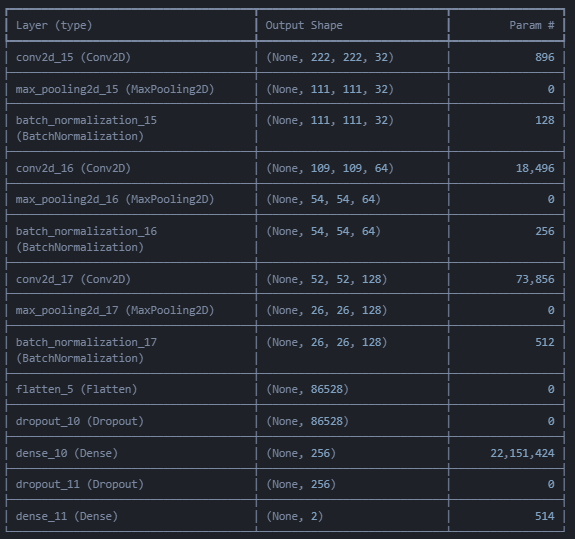
#> input picture image-classification-app/notebooks/fast_mode_cnn.png, 575 x 539 px
$ python -i image_analyzer.py   (imports and definitions only)   (older library calls are emulated)
#> lines starting #> are read from the running program, lines starting #| are printed output that depends on the picture
"""
Módulo base para análisis de imágenes.

Contiene funciones para análisis de calidad, métricas y procesamiento
básico de imágenes.
"""

import cv2
import numpy as np
import pandas as pd
from pathlib import Path
from typing import Dict, List, Tuple, Optional
from PIL import Image, ImageStat
import matplotlib.pyplot as plt
import seaborn as sns
from skimage import measure, filters, morphology
from skimage.color import rgb2gray, rgb2hsv
from skimage.feature import graycomatrix, graycoprops
import logging


class ImageAnalyzer:
    """
    Clase base para análisis de imágenes.
    """

    def __init__(self, logger: Optional[logging.Logger] = None):
        """
        Inicializa el analizador de imágenes.

        Args:
            logger: Logger opcional para logging
        """
        self.logger = logger or logging.getLogger(__name__)

    def load_image(self, image_path: Path) -> Optional[np.ndarray]:
        """
        Carga una imagen desde el path especificado.

        Args:
            image_path: Ruta de la imagen

        Returns:
            Imagen como array numpy o None si hay error
        """
        try:
            # Usar OpenCV para cargar la imagen
            image = cv2.imread(str(image_path))
            if image is None:
                self.logger.warning(f"No se pudo cargar la imagen: {image_path}")
                return None

            # Convertir de BGR a RGB
            image_rgb = cv2.cvtColor(image, cv2.COLOR_BGR2RGB)
            return image_rgb

        except Exception as e:
            self.logger.error(f"Error cargando imagen {image_path}: {e}")
            return None

    def clean_gray_image(self, image: np.ndarray, num_pixels: int=100) -> Dict[str, float]:
        """
        Utilizar la librería skimage.morphology.remove_small_objects para eliminar aquellos objetos cuya área sea menor a 300 píxeles
        Más información en https://scikit-image.org/docs/dev/api/skimage.morphology.html#skimage.morphology.remove_small_objects

        Args:
            image: Imagen como array numpy

        Returns:
            clean image
        """
        try:
            img_clean = morphology.remove_small_objects(image.astype(np.bool), num_pixels).astype('uint8')

            return img_clean

        except Exception as e:
            self.error(f"Error limpiando imagen: {e}")
            return None

    def get_image_quality_metrics(self, image: np.ndarray) -> Dict[str, float]:
        """
        Calcula métricas de calidad de imagen.

        Args:
            image: Imagen como array numpy

        Returns:
            Diccionario con métricas de calidad
        """
        try:
            # Convertir a escala de grises para algunos cálculos
            gray = cv2.cvtColor(image, cv2.COLOR_RGB2GRAY)

            # Métricas básicas
            height, width = image.shape[:2]
            aspect_ratio = width / height
            total_pixels = width * height

            # Brillo promedio
            brightness = np.mean(gray)

            # Contraste (desviación estándar)
            contrast = np.std(gray)

            # Entropía (medida de complejidad)
            hist = cv2.calcHist([gray], [0], None, [256], [0, 256])
            hist = hist / hist.sum()  # Normalizar
            entropy = -np.sum(hist * np.log2(hist + 1e-10))

            # Sharpness (nitidez) usando Laplaciano
            laplacian_var = cv2.Laplacian(gray, cv2.CV_64F).var()

            # Ruido estimado (diferencia entre imagen y versión suavizada)
            blurred = cv2.GaussianBlur(gray, (5, 5), 0)
            noise = np.mean(np.abs(gray.astype(float) - blurred.astype(float)))

            # Saturaciones de color
            hsv = cv2.cvtColor(image, cv2.COLOR_RGB2HSV)
            saturation = np.mean(hsv[:, :, 1])

            # Valor (brightness en HSV)
            value = np.mean(hsv[:, :, 2])

            return {
                'width': width,
                'height': height,
                'aspect_ratio': aspect_ratio,
                'total_pixels': total_pixels,
                'brightness': brightness,
                'contrast': contrast,
                'entropy': entropy,
                'sharpness': laplacian_var,
                'noise_level': noise,
                'saturation': saturation,
                'value': value
            }

        except Exception as e:
            self.logger.error(f"Error calculando métricas de calidad: {e}")
            return {}

    def get_background_analysis(self, image: np.ndarray) -> Dict[str, float]:
        """
        Analiza características del fondo de la imagen.

        Args:
            image: Imagen como array numpy

        Returns:
            Diccionario con métricas del fondo
        """
        try:
            # Convertir a diferentes espacios de color
            gray = cv2.cvtColor(image, cv2.COLOR_RGB2GRAY)

            # Limpiar imagen gris
            gray = self.clean_gray_image(gray)

            # Detectar bordes para identificar objetos
            edges = cv2.Canny(gray, 50, 150)

            # Encontrar contornos
            contours, _ = cv2.findContours(edges, cv2.RETR_EXTERNAL, cv2.CHAIN_APPROX_SIMPLE)

            # Calcular área total de contornos (objetos)
            contour_area = sum(cv2.contourArea(c) for c in contours)
            total_area = image.shape[0] * image.shape[1]

            # Proporción de fondo vs objetos
            background_ratio = 1 - (contour_area / total_area)

            # Análisis de color del fondo (asumiendo que el fondo es el color más común)
            # Usar k-means para encontrar colores dominantes
            pixels = image.reshape(-1, 3)
            pixels = np.float32(pixels)

            # Aplicar k-means
            criteria = (cv2.TERM_CRITERIA_EPS + cv2.TERM_CRITERIA_MAX_ITER, 100, 0.2)
            k = 3
            _, labels, centers = cv2.kmeans(pixels, k, None, criteria, 10, cv2.KMEANS_RANDOM_CENTERS)

            # Encontrar el color más común (probablemente el fondo)
            unique, counts = np.unique(labels, return_counts=True)
            dominant_color_idx = unique[np.argmax(counts)]
            dominant_color = centers[dominant_color_idx]

            # Convertir a HSV para análisis
            dominant_color_hsv = cv2.cvtColor(np.uint8([[dominant_color]]), cv2.COLOR_RGB2HSV)[0][0]

            return {
                'background_ratio': background_ratio,
                'object_ratio': 1 - background_ratio,
                'dominant_color_r': dominant_color[0],
                'dominant_color_g': dominant_color[1],
                'dominant_color_b': dominant_color[2],
                'dominant_color_h': dominant_color_hsv[0],
                'dominant_color_s': dominant_color_hsv[1],
                'dominant_color_v': dominant_color_hsv[2],
                'edge_density': np.sum(edges > 0) / total_area,
                'contour_count': len(contours)
            }

        except Exception as e:
            self.logger.error(f"Error analizando fondo: {e}")
            return {}

    def get_texture_features(self, image: np.ndarray) -> Dict[str, float]:
        """
        Extrae características de textura usando GLCM (Gray-Level Co-occurrence Matrix).

        Args:
            image: Imagen como array numpy

        Returns:
            Diccionario con características de textura
        """
        try:
            # Convertir a escala de grises
            gray = cv2.cvtColor(image, cv2.COLOR_RGB2GRAY)

            # Redimensionar para consistencia
            gray = cv2.resize(gray, (128, 128))

            # Calcular GLCM
            distances = [1, 2, 3]
            angles = [0, 45, 90, 135]

            glcm = graycomatrix(gray, distances, angles, 256, symmetric=True, normed=True)

            # Extraer propiedades de textura
            contrast = graycoprops(glcm, 'contrast').mean()
            dissimilarity = graycoprops(glcm, 'dissimilarity').mean()
            homogeneity = graycoprops(glcm, 'homogeneity').mean()
            energy = graycoprops(glcm, 'energy').mean()
            correlation = graycoprops(glcm, 'correlation').mean()

            return {
                'texture_contrast': contrast,
                'texture_dissimilarity': dissimilarity,
                'texture_homogeneity': homogeneity,
                'texture_energy': energy,
                'texture_correlation': correlation
            }

        except Exception as e:
            self.logger.error(f"Error calculando características de textura: {e}")
            return {}

    def analyze_single_image(self, image_path: Path) -> Dict[str, any]:
        """
        Analiza una imagen completa y retorna todas las métricas.

        Args:
            image_path: Ruta de la imagen

        Returns:
            Diccionario con todas las métricas calculadas
        """
        # Cargar imagen
        image = self.load_image(image_path)
#> in load_image, image is the input picture: shape (539, 575, 3); mean B, G, R 48, 40.6, 36.7
        if image is None:
            return {}

        # Calcular todas las métricas
        quality_metrics = self.get_image_quality_metrics(image)
#> in get_image_quality_metrics, `brightness = np.mean(gray)`: brightness = 40.44
#> in get_image_quality_metrics, `contrast = np.std(gray)`: contrast = 24.4
#> in get_image_quality_metrics, `hist = cv2.calcHist([gray], [0], None, [256], [0, 256])`: hist = 256 values, max 277156 at index 33, min 0 at index 0, mean 1210.6
#> in get_image_quality_metrics, `hist = hist / hist.sum()`: hist = 256 values, max 0.894 at index 33, min 0 at index 0, mean 0.00391
#> in get_image_quality_metrics, `entropy = -np.sum(hist * np.log2(hist + 1e-10))`: entropy = 0.901
#> in get_image_quality_metrics, `laplacian_var = cv2.Laplacian(gray, cv2.CV_64F).var()`: laplacian_var = 3315.5
#> in get_image_quality_metrics, `blurred = cv2.GaussianBlur(gray, (5, 5), 0)`:
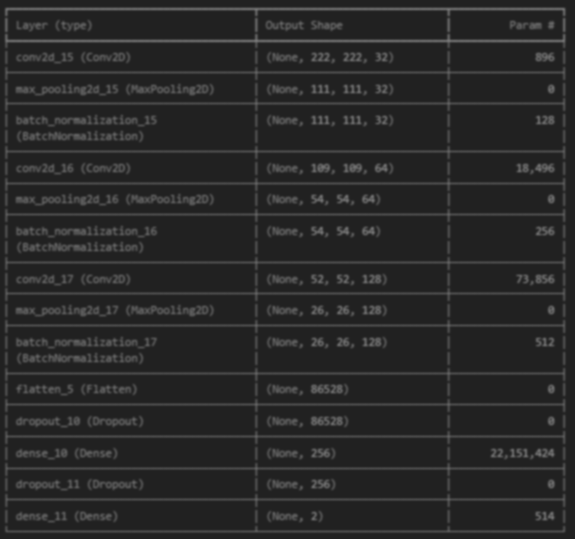
#> blurred: shape (539, 575); min 33, max 117, mean 40.4
#> in get_image_quality_metrics, `noise = np.mean(np.abs(gray.astype(float) - blurred.astype(float)))`: noise = 7.12
#> in get_image_quality_metrics, `hsv = cv2.cvtColor(image, cv2.COLOR_RGB2HSV)`: hsv: shape (539, 575, 3); mean H, S, V 109.9, 59.3, 48
#> in get_image_quality_metrics, `saturation = np.mean(hsv[:, :, 1])`: saturation = 59.29
#> in get_image_quality_metrics, `value = np.mean(hsv[:, :, 2])`: value = 47.97
#> quality_metrics = 11 items
        background_metrics = self.get_background_analysis(image)
#> in clean_gray_image, `img_clean = morphology.remove_small_objects(image.astype(np.bool), num..`: img_clean: shape (539, 575); every value is 1
#> in get_background_analysis, `edges = cv2.Canny(gray, 50, 150)`: edges: shape (539, 575); every value is 0
#> in get_background_analysis, `contours, _ = cv2.findContours(edges, cv2.RETR_EXTERNAL, cv2.CHAIN_APP..`: contours = []
#> in get_background_analysis, `contour_area = sum(cv2.contourArea(c) for c in contours)`: contour_area = 0
#> in get_background_analysis, `background_ratio = 1 - (contour_area / total_area)`: background_ratio = 1
#> in get_background_analysis, `_, labels, centers = cv2.kmeans(pixels, k, None, criteria, 10, cv2.KME..`: centers = [[66.46, 74.19, 88.13], [115.2, 129.2, 153.1], [30.15, 33.17, 39.19]]
#> in get_background_analysis, `unique, counts = np.unique(labels, return_counts=True)`: unique = [0, 1, 2]; counts = [7796, 20520, 281609]
#> in get_background_analysis, `dominant_color_idx = unique[np.argmax(counts)]`: dominant_color_idx = 2
#> in get_background_analysis, `dominant_color = centers[dominant_color_idx]`: dominant_color = [30.15, 33.17, 39.19]
#> in get_background_analysis, `dominant_color_hsv = cv2.cvtColor(np.uint8([[dominant_color]]), cv2.CO..`: dominant_color_hsv = [110, 59, 39]
#> background_metrics = 10 items
        texture_metrics = self.get_texture_features(image)
#> in get_texture_features, `gray = cv2.resize(gray, (128, 128))`:
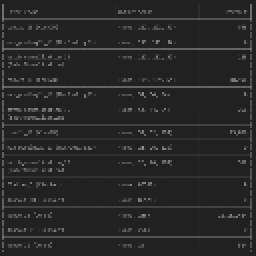
#> gray: shape (128, 128) (shown 2 times larger); min 33, max 154, mean 39.8
#> in get_texture_features, `contrast = graycoprops(glcm, 'contrast').mean()`: contrast = 476
#> in get_texture_features, `dissimilarity = graycoprops(glcm, 'dissimilarity').mean()`: dissimilarity = 8.91
#> in get_texture_features, `homogeneity = graycoprops(glcm, 'homogeneity').mean()`: homogeneity = 0.745
#> in get_texture_features, `energy = graycoprops(glcm, 'energy').mean()`: energy = 0.711
#> in get_texture_features, `correlation = graycoprops(glcm, 'correlation').mean()`: correlation = 0.271
#> texture_metrics = {'texture_contrast': 476, 'texture_dissimilarity': 8.91, 'texture_homogeneity': 0.745, 'texture_energy': 0.711, 'texture_correlation': 0.271}

        # Combinar todas las métricas
        all_metrics = {
            'image_path': str(image_path),
#> (the run stopped early here; a loop or call above may not have finished)
